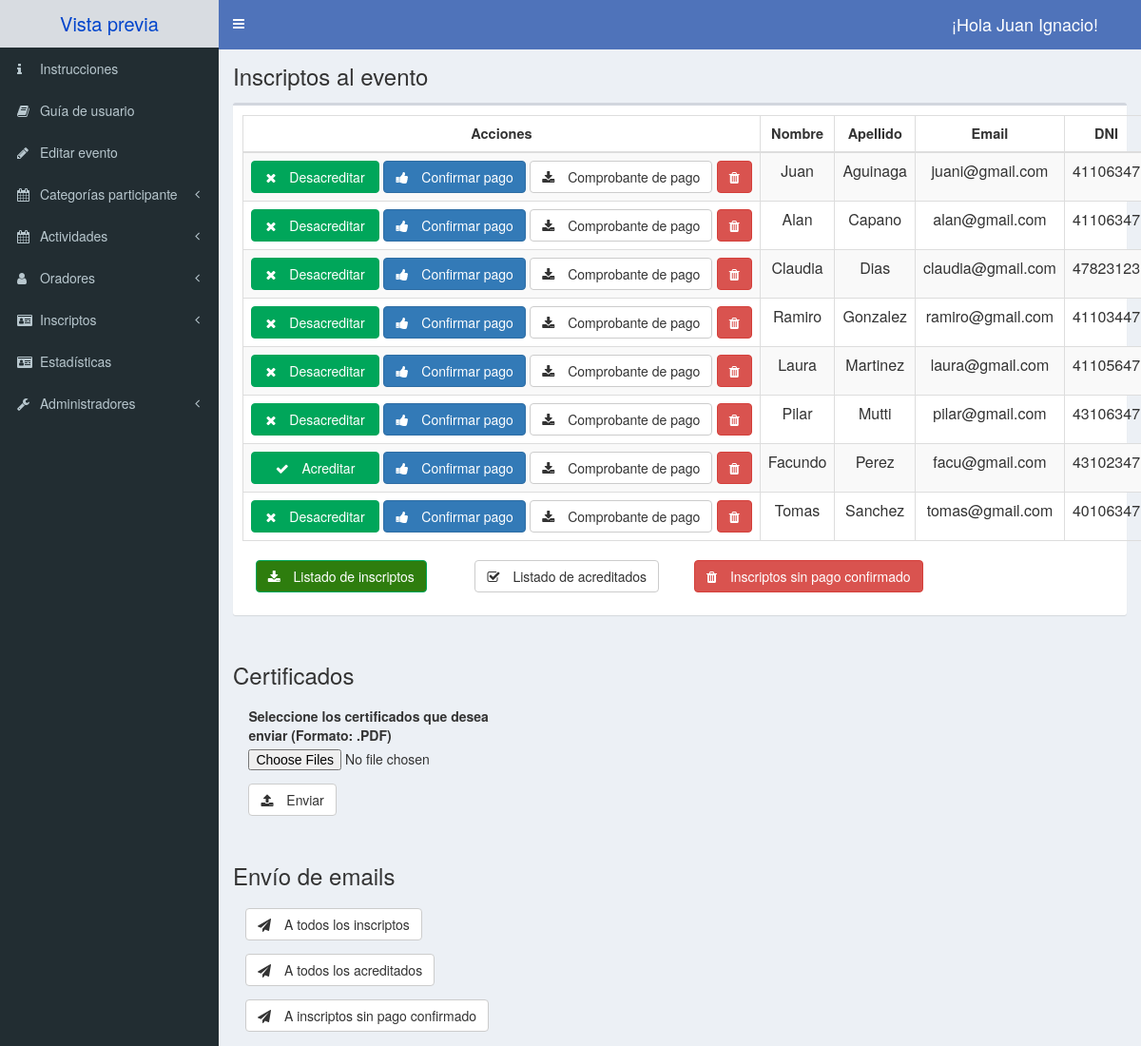
Screenshot of /admin/lista-inscriptos.php (signed in) with the database file from the repository.
### tables this page shows
CREATE TABLE usuario(
    id_user int NOT NULL AUTO_INCREMENT,  
    email varchar(50) NOT NULL UNIQUE,
    clave varchar(255) NOT NULL,
    dni int(8) UNSIGNED NOT NULL,
    nombre varchar(50) NOT NULL,
    apellido varchar(50) NOT NULL,
    telefono varchar(20) not null,
    calle varchar(50) NOT NULL,
    numero int NOT NULL,
    ciudad varchar(40) NOT NULL,
    provincia varchar(30) NOT NULL,
    pais varchar(30) NOT NULL,
    trabajo_cientifico TINYINT not NULL,
    institucion varchar(100) not null,
    cargo varchar(30) not null,
    PRIMARY KEY(id_user)
);

### admin/lista-inscriptos.php (the view, shortened to what this page needs)
<?php
include_once 'templates/header.php';
$permiso = $_SESSION['permiso'];
if ($permiso) {
  $id_evento = urldecode(openssl_decrypt($_GET['id'], "AES-128-ECB","unmdp2021"));
} else {
  $id_evento = $_SESSION['id_evento'];
}
?>
<body class="hold-transition skin-blue sidebar-mini">
  <div class="wrapper">
    <?php
    include_once 'templates/barra.php';
    ?>
    <?php
    include_once 'templates/navegacion.php';
    ?>
    <div class="content-wrapper">
      <section class="content-header">
        <h1>
          Inscriptos al evento
        </h1>
      </section>
      <section class="content">
        <div class="row centrar-contenido">
          <div class="col-xs-12">
            <div class="box">
              <div class="box-body">
                <div class="">
                  <table id="dtHorizontalVerticalExample" class="text-center table table-striped table-bordered table-sm " cellspacing="0" width="100%">
                    <thead>
                      <tr>
                        <?php
                        if (!$permiso) {
                        ?>
                          <th class="col-xs-2">Acciones</th>
                        <?php } ?>
                        <th class="col-xs-3">Nombre</th>
                        <th class="col-xs-3">Apellido</th>
                        <th class="col-xs-3">Email</th>
                        <th class="col-xs-2">DNI</th>
                      </tr>
                    </thead>
                    <tbody>
                      <?php
                      try {
                        include_once 'funciones/funciones.php';
                        $sql = "
                    SELECT u.id_user, u.nombre, u.apellido, u.email, u.dni, u.telefono, u.calle, u.numero, u.ciudad,
                      u.provincia, u.pais, u.trabajo_cientifico, u.institucion, u.cargo, p.fecha_registro, p.acreditado,
                      p.forma_pago, p.importe_abonado, p.fecha_pago, p.comentario_pago, p.pago_confirmado, p.exento,
                      p.facturacion, p.iva, p.cuit, p.adicionales, p.nombre_factura, p.alojamiento, p.fecha_arribo,
                      p.fecha_partida, p.traslado, c.tarifa, p.comprobante, p.id_participante, p.id_categoria, cp.nombre as nombre_categoria
                    FROM (usuario u INNER JOIN participante p ON u.id_user=p.id_user) INNER JOIN cat_asociadas c
                    ON c.id_categoria=p.id_categoria INNER JOIN categoria_participante cp ON c.id_categoria=cp.id_categoria
                    WHERE p.id_evento=" . $id_evento . "
                    ORDER BY u.apellido";
                        $tuplas = $db->query($sql);
                      } catch (Exception $e) {
                        echo "Error: " . $e->getMessage();
                      }
                      if ($tuplas) {
                        $emails_inscriptos="";
                        $emails_sin_confirmar="";
                        $emails_acreditados="";
                        while ($user = $tuplas->fetch_assoc()) {
                          $emails_inscriptos= $emails_inscriptos . $user['email'] . ",";
                          if ($user['acreditado']){
                            $emails_acreditados= $emails_acreditados . $user['email'] . ",";
                          }
                          if (!$user['pago_confirmado']){
                            $emails_sin_confirmar= $emails_sin_confirmar . $user['email'] . ",";
                          }
                      ?>
                          <tr>
                            <?php
                            if (!$permiso) {
                            ?>
                              <td>
                                <?php if ($user['acreditado']) { ?>
                                  <button type="button" id="acreditar" data-tipo="remove" data-id="<?php echo $user['id_participante']; ?>" class="btn  btn-success"><i class="fa  fa-close"></i> Desacreditar</button>
                                <?php }else{ ?>
                                  <button type="button" id="acreditar" data-tipo="add" data-id="<?php echo $user['id_participante']; ?>" class="btn  btn-success"><i class="fa  fa-check"></i> Acreditar</button>
                                <?php } ?>
                                <button type="button" id="validar-pago" data-id="<?php echo $user['id_participante']; ?>" class="btn  btn-primary"><i class="fa fa-thumbs-up"></i> Confirmar pago</button>
                                <button type="button" id="comprobante" data-id="<?php echo $user['id_participante']; ?>" class="btn  btn-default"><i class="fa fa-download"></i> Comprobante de pago</button>
                                <button type="button" data-id="<?php echo $user['id_participante']; ?>" url="control-evento.php" data-tipo="participante" class="btn  btn-danger borrar-registro"><i class="fa fa-trash"></i></button>
                              </td>
                            <?php } ?>
                            <td><?php echo $user['nombre']; ?></td>
                            <td><?php echo $user['apellido']; ?></td>
                            <td> <?php echo $user['email']; ?></td>
                            <td> <?php echo $user['dni']; ?></td>
                          </tr>
                      <?php
                        }
                      }
                      ?>
                  </table>
                  <div id="acciones" class="row">
                    <div class="col-md-3 text-center">
                      <button type="button" id="exportar" data-id="<?php echo $id_evento ?>" class="btn  btn-success" style="background-color:#2e7d0e"><i class="fa fa-download"></i> Listado de inscriptos</button>
                    </div>
                    <div class="col-md-3 text-center">
                      <a href="lista-acreditados.php">
                        <button type="button" id="" data-id="<?php echo $id_evento ?>" class="btn btn-default"><i class="fa fa-check-square-o"></i> Listado de acreditados</button>
                      </a>
                    </div>
                    <?php
                    if (!$permiso) {
                      ?>
                    <div class="col-md-3 text-center">
                      <div class="col-12">
                        <button type="button" data-id="0" url="control-evento.php" data-tipo="sin-confirmar" class="btn  btn-danger borrar-registro"><i class="fa fa-trash" style="margin-right: 1rem;"></i> Inscriptos sin pago confirmado</button>
                      </div>
                    </div>
                      <?php } ?>
                  </div>
                </div>
              </div>
            </div>
            <?php
            if (!$permiso) {
              ?>
            <h2 class="title-section">Certificados</h2>
            <div class="row" style="margin-left: 0.1em;">
              <div class="col-md-4">
                <form name="cargar-certificados" id="cargar-certificados" method="post" action="control-evento.php">
                  <label for="file">Seleccione los certificados que desea enviar (Formato: .PDF)</label>
                  <input type="file" id="pdf" name="file[]" multiple required>
                  <button type="submit" class="btn btn-default" style="margin-top: 1em;"><i class="fa fa-upload"></i> Enviar</button>
                </form>
              </div>
            </div>
            <h2 class="title-section">Envío de emails</h2>
            <div class="row">
              <div class="col-12">
                <a href="https://mail.google.com/mail/?view=cm&fs=1&tf=1&to=<?php echo $emails_inscriptos;?>" target="_blank">
                  <button type="button" class="btn btn-default" style="margin-left: 2em;"><i class="fa fa-send"></i> A todos los inscriptos</button>
                </a>
              </div>
              <div class="col-12">
                <a href="https://mail.google.com/mail/?view=cm&fs=1&tf=1&to=<?php echo $emails_acreditados;?>" target="_blank">
                  <button type="button" class="btn btn-default" style="margin-left: 2em;margin-top: 1em;"><i class="fa fa-send"></i> A todos los acreditados</button>
                </a>
              </div>
              <div class="col-12">
                <a href="https://mail.google.com/mail/?view=cm&fs=1&tf=1&to=<?php echo $emails_sin_confirmar;?>" target="_blank">
                  <button type="button" class="btn btn-default" style="margin-left: 2em;margin-top: 1em;"><i class="fa fa-send"></i> A inscriptos sin pago confirmado</button>
                </a>
              </div>
            </div>
            <?php } ?>
          </div>
        </div>
      </section>
    </div>
    <?php
    include_once 'templates/footer.php';
    ?>

### admin/css/admin.css (style rules this page uses)
h1 { font-size: 30px; }
h2 { font-size: 24px; }
table td { font-size: 16px; }
table th { font-size: 14.5px; }
td .btn { margin-top: 0px; }
.centrar-contenido { display: flex; justify-content: center; }
label { width: auto !important; }
#dtHorizontalVerticalExample th, td { white-space: nowrap; }
.title-section { margin: 5rem 0 2rem 0 !important; }
button i { margin-right: 1rem; }
i.fa-trash { margin-right: 0; }
button#acreditar { width: 135px; }
.btn-success { background-color: #00a65a; border-color: #00a65a; }
#acciones { padding-bottom: 1em }

### rows the page displays
usuario: nombre "Juan", apellido "Aguinaga", email "juani@gmail.com", dni "41106347"
usuario: nombre "Alan", apellido "Capano", email "alan@gmail.com", dni "41106347"
usuario: nombre "Claudia", apellido "Dias", email "claudia@gmail.com", dni "47823123"
usuario: nombre "Ramiro", apellido "Gonzalez", email "ramiro@gmail.com", dni "41103447"
usuario: nombre "Laura", apellido "Martinez", email "laura@gmail.com", dni "41105647"
usuario: nombre "Pilar", apellido "Mutti", email "pilar@gmail.com", dni "43106347"
usuario: nombre "Facundo", apellido "Perez", email "facu@gmail.com", dni "43102347"
usuario: nombre "Tomas", apellido "Sanchez", email "tomas@gmail.com", dni "40106347"

### other values shown
$_SESSION['nombre'] "Juan Ignacio"
